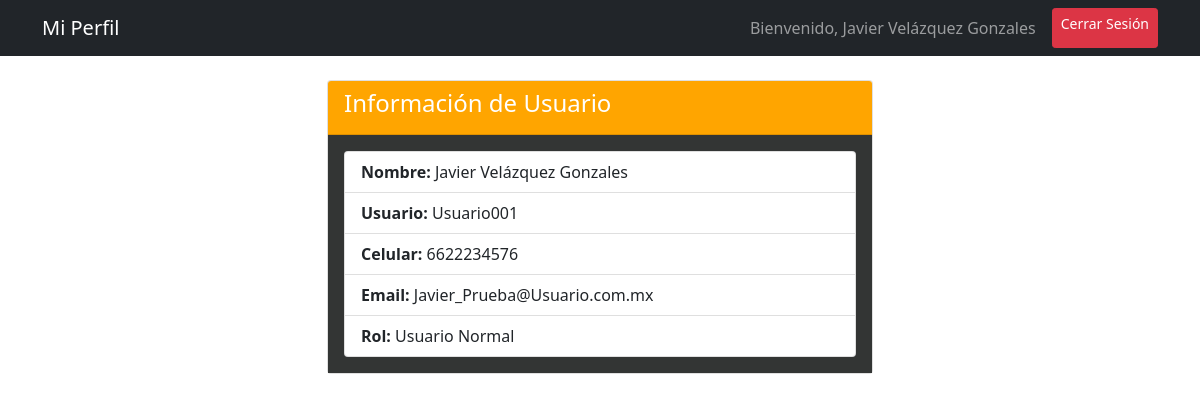
/perfil (signed in), run on the app's committed database.
### app.py (models this page shows, shortened)
class Usuario(db.Model):
    __tablename__ = 'usuario'
    id = db.Column(db.Integer, primary_key=True)
    nombre = db.Column(db.String(100), nullable=False)
    usuario = db.Column(db.String(80), unique=True, nullable=False)
    celular = db.Column(db.String(20), nullable=False)
    email = db.Column(db.String(120), unique=True, nullable=False)
    password_hash = db.Column(db.String(200), nullable=False)
    es_admin = db.Column(db.Boolean, default=False)
    @property
    def is_authenticated(self):
        return True

### app.py (the view)
@app.route('/perfil')
@login_required
def perfil():
    return render_template('perfil.html', usuario=current_user)

### app.py (called while the page is built)
@login_manager.user_loader
def load_user(user_id):
    return Usuario.query.get(int(user_id))

### templates/perfil.html (shortened to what this page needs)
<!DOCTYPE html>
<html lang="es">
<head>
    <link href="https://cdn.jsdelivr.net/npm/bootstrap@5.1.3/dist/css/bootstrap.min.css" rel="stylesheet">
</head>
<body>
    <nav class="navbar navbar-dark bg-dark">
        <div class="container">
            <span class="navbar-brand">Mi Perfil</span>
            <div class="d-flex">
                <span class="navbar-text me-3">Bienvenido, {{ usuario.nombre }}</span>
                <a href="{{ url_for('logout') }}" class="btn btn-danger btn-sm">Cerrar Sesión</a>
            </div>
        </div>
    </nav>
    <div class="container mt-4">
        <div class="row justify-content-center">
            <div class="col-md-6">
                <div class="card">
                    <div class="card-header text-white" style="background-color: orange;">
                        <h4>Información de Usuario</h4>
                    </div>
                    <div class="card-body" style="background-color: rgb(51, 53, 52);">
                        <ul class="list-group">
                            <li class="list-group-item"><strong>Nombre:</strong> {{ usuario.nombre }}</li>
                            <li class="list-group-item"><strong>Usuario:</strong> {{ usuario.usuario }}</li>
                            <li class="list-group-item"><strong>Celular:</strong> {{ usuario.celular }}</li>
                            <li class="list-group-item"><strong>Email:</strong> {{ usuario.email }}</li>
                            <li class="list-group-item"><strong>Rol:</strong>
                                {% if usuario.es_admin %}
                                    Administrador
                                {% else %}
                                    Usuario Normal
                                {% endif %}
                            </li>
                        </ul>
                    </div>
                </div>
            </div>
        </div>
    </div>
</body>
</html>

### data on the page
Usuario: nombre "Javier Velázquez Gonzales", usuario "Usuario001", celular "6622234576", email "Javier_Prueba@Usuario.com.mx"
